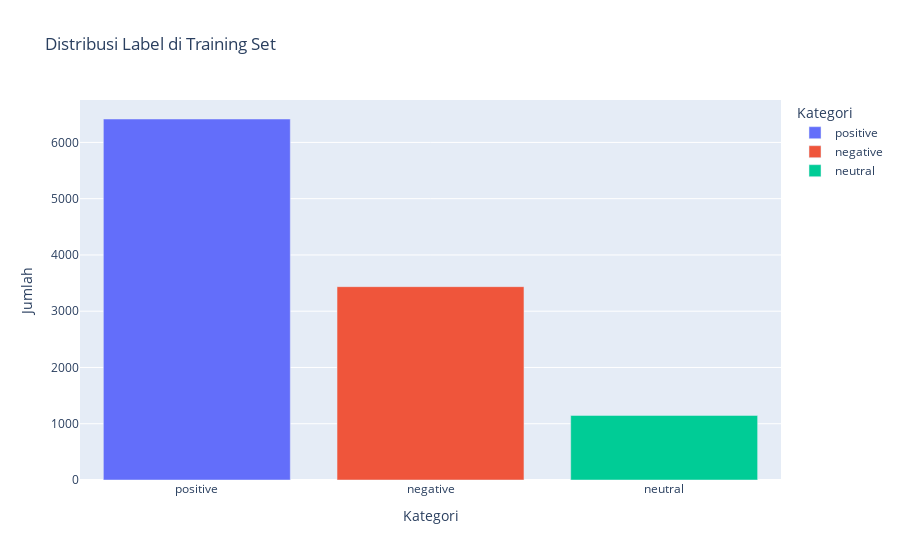
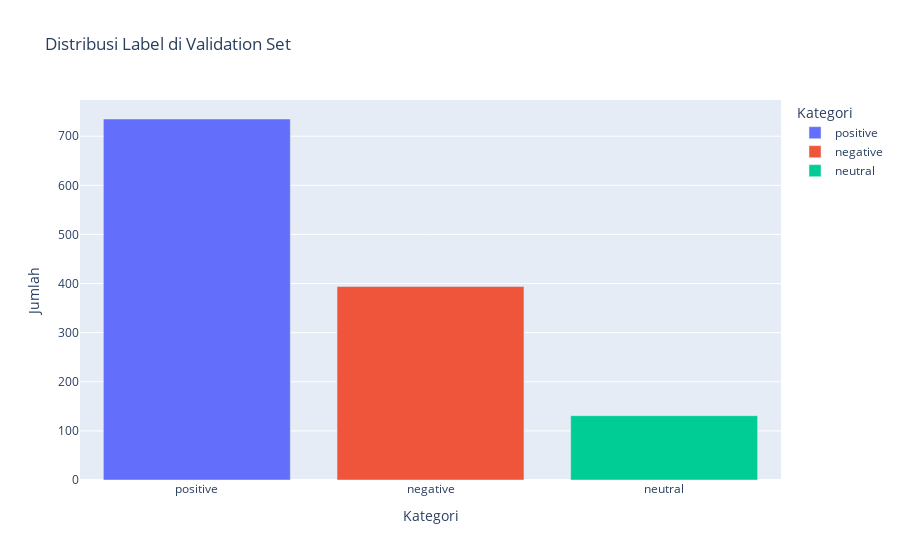
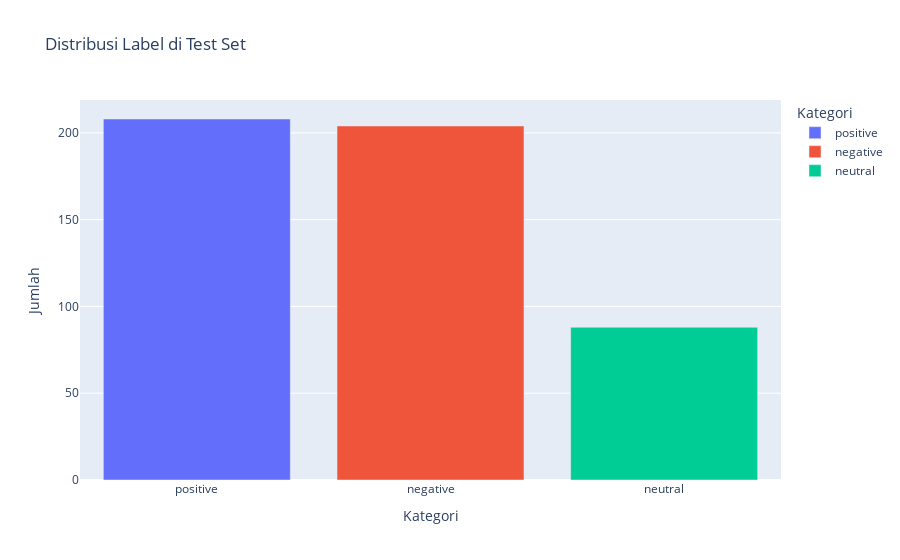

Notebook code cell kept with these figures, in order:
### Markdown cell above
# Visualisasi Distribusi Kategori

### Code cell
import plotly.express as px
# Visualisasi distribusi label untuk training set
fig_train = px.bar(train_counts,
                   x='category', y='count',
                   labels={'category':'Kategori', 'count':'Jumlah'},
                   title='Distribusi Label di Training Set',
                   color='category')
fig_train.show()

# Visualisasi distribusi label untuk validation set
fig_valid = px.bar(valid_counts,
                   x='category', y='count',
                   labels={'category':'Kategori', 'count':'Jumlah'},
                   title='Distribusi Label di Validation Set',
                   color='category')
fig_valid.show()

# Visualisasi distribusi label untuk test set
fig_test = px.bar(test_counts,
                   x='category', y='count',
                   labels={'category':'Kategori', 'count':'Jumlah'},
                   title='Distribusi Label di Test Set',
                   color='category')
fig_test.show()

### Figure 1 — Plotly figure (JSON) as saved in the notebook; plotly's stock layout.template omitted (floating-point values rounded to 4 significant figures)
{"data": [{"alignmentgroup": "True", "hovertemplate": "Kategori=%{x}<br>Jumlah=%{y}<extra></extra>", "legendgroup": "positive", "marker": {"color": "#636efa", "pattern": {"shape": ""}}, "name": "positive", "offsetgroup": "positive", "orientation": "v", "showlegend": true, "textposition": "auto", "type": "bar", "x": ["positive"], "xaxis": "x", "y": [6416], "yaxis": "y"}, {"alignmentgroup": "True", "hovertemplate": "Kategori=%{x}<br>Jumlah=%{y}<extra></extra>", "legendgroup": "negative", "marker": {"color": "#EF553B", "pattern": {"shape": ""}}, "name": "negative", "offsetgroup": "negative", "orientation": "v", "showlegend": true, "textposition": "auto", "type": "bar", "x": ["negative"], "xaxis": "x", "y": [3436], "yaxis": "y"}, {"alignmentgroup": "True", "hovertemplate": "Kategori=%{x}<br>Jumlah=%{y}<extra></extra>", "legendgroup": "neutral", "marker": {"color": "#00cc96", "pattern": {"shape": ""}}, "name": "neutral", "offsetgroup": "neutral", "orientation": "v", "showlegend": true, "textposition": "auto", "type": "bar", "x": ["neutral"], "xaxis": "x", "y": [1148], "yaxis": "y"}], "layout": {"barmode": "relative", "legend": {"title": {"text": "Kategori"}, "tracegroupgap": 0}, "title": {"text": "Distribusi Label di Training Set"}, "xaxis": {"anchor": "y", "categoryarray": ["positive", "negative", "neutral"], "categoryorder": "array", "domain": [0, 1], "title": {"text": "Kategori"}}, "yaxis": {"anchor": "x", "domain": [0, 1], "title": {"text": "Jumlah"}}}}

### Figure 2 — Plotly figure (JSON) as saved in the notebook; plotly's stock layout.template omitted (floating-point values rounded to 4 significant figures)
{"data": [{"alignmentgroup": "True", "hovertemplate": "Kategori=%{x}<br>Jumlah=%{y}<extra></extra>", "legendgroup": "positive", "marker": {"color": "#636efa", "pattern": {"shape": ""}}, "name": "positive", "offsetgroup": "positive", "orientation": "v", "showlegend": true, "textposition": "auto", "type": "bar", "x": ["positive"], "xaxis": "x", "y": [735], "yaxis": "y"}, {"alignmentgroup": "True", "hovertemplate": "Kategori=%{x}<br>Jumlah=%{y}<extra></extra>", "legendgroup": "negative", "marker": {"color": "#EF553B", "pattern": {"shape": ""}}, "name": "negative", "offsetgroup": "negative", "orientation": "v", "showlegend": true, "textposition": "auto", "type": "bar", "x": ["negative"], "xaxis": "x", "y": [394], "yaxis": "y"}, {"alignmentgroup": "True", "hovertemplate": "Kategori=%{x}<br>Jumlah=%{y}<extra></extra>", "legendgroup": "neutral", "marker": {"color": "#00cc96", "pattern": {"shape": ""}}, "name": "neutral", "offsetgroup": "neutral", "orientation": "v", "showlegend": true, "textposition": "auto", "type": "bar", "x": ["neutral"], "xaxis": "x", "y": [131], "yaxis": "y"}], "layout": {"barmode": "relative", "legend": {"title": {"text": "Kategori"}, "tracegroupgap": 0}, "title": {"text": "Distribusi Label di Validation Set"}, "xaxis": {"anchor": "y", "categoryarray": ["positive", "negative", "neutral"], "categoryorder": "array", "domain": [0, 1], "title": {"text": "Kategori"}}, "yaxis": {"anchor": "x", "domain": [0, 1], "title": {"text": "Jumlah"}}}}

### Figure 3 — Plotly figure (JSON) as saved in the notebook; plotly's stock layout.template omitted (floating-point values rounded to 4 significant figures)
{"data": [{"alignmentgroup": "True", "hovertemplate": "Kategori=%{x}<br>Jumlah=%{y}<extra></extra>", "legendgroup": "positive", "marker": {"color": "#636efa", "pattern": {"shape": ""}}, "name": "positive", "offsetgroup": "positive", "orientation": "v", "showlegend": true, "textposition": "auto", "type": "bar", "x": ["positive"], "xaxis": "x", "y": [208], "yaxis": "y"}, {"alignmentgroup": "True", "hovertemplate": "Kategori=%{x}<br>Jumlah=%{y}<extra></extra>", "legendgroup": "negative", "marker": {"color": "#EF553B", "pattern": {"shape": ""}}, "name": "negative", "offsetgroup": "negative", "orientation": "v", "showlegend": true, "textposition": "auto", "type": "bar", "x": ["negative"], "xaxis": "x", "y": [204], "yaxis": "y"}, {"alignmentgroup": "True", "hovertemplate": "Kategori=%{x}<br>Jumlah=%{y}<extra></extra>", "legendgroup": "neutral", "marker": {"color": "#00cc96", "pattern": {"shape": ""}}, "name": "neutral", "offsetgroup": "neutral", "orientation": "v", "showlegend": true, "textposition": "auto", "type": "bar", "x": ["neutral"], "xaxis": "x", "y": [88], "yaxis": "y"}], "layout": {"barmode": "relative", "legend": {"title": {"text": "Kategori"}, "tracegroupgap": 0}, "title": {"text": "Distribusi Label di Test Set"}, "xaxis": {"anchor": "y", "categoryarray": ["positive", "negative", "neutral"], "categoryorder": "array", "domain": [0, 1], "title": {"text": "Kategori"}}, "yaxis": {"anchor": "x", "domain": [0, 1], "title": {"text": "Jumlah"}}}}
